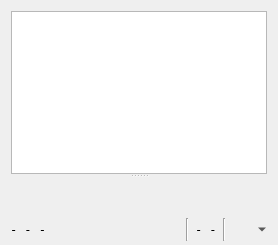
       <widget class="QWidget" name="tabClipboard">
        <attribute name="icon">
         <iconset resource="dark_icons.qrc">
          <normaloff>:/images/clipboard</normaloff>:/images/clipboard</iconset>
        </attribute>
        <attribute name="title">
         <string>Clipboard</string>
        </attribute>
        <layout class="QVBoxLayout" name="verticalLayout_10">
         <property name="leftMargin">
          <number>2</number>
         </property>
         <property name="topMargin">
          <number>2</number>
         </property>
         <property name="rightMargin">
          <number>2</number>
         </property>
         <property name="bottomMargin">
          <number>2</number>
         </property>
         <item>
          <widget class="QWidget" name="widget_5" native="true">
           <layout class="QVBoxLayout" name="verticalLayout_6">
            <item>
             <widget class="QSplitter" name="splitterClipboard">
              <property name="orientation">
               <enum>Qt::Vertical</enum>
              </property>
              <widget class="BCMainViewClipboard" name="treeViewClipboard">
               <property name="font">
                <font>
                 <family>DejaVu Sans Mono</family>
                </font>
               </property>
               <property name="editTriggers">
                <set>QAbstractItemView::NoEditTriggers</set>
               </property>
               <property name="showDropIndicator" stdset="0">
                <bool>false</bool>
               </property>
               <property name="alternatingRowColors">
                <bool>true</bool>
               </property>
               <property name="selectionMode">
                <enum>QAbstractItemView::ExtendedSelection</enum>
               </property>
               <property name="rootIsDecorated">
                <bool>false</bool>
               </property>
               <property name="uniformRowHeights">
                <bool>true</bool>
               </property>
               <property name="itemsExpandable">
                <bool>false</bool>
               </property>
               <property name="sortingEnabled">
                <bool>true</bool>
               </property>
               <property name="allColumnsShowFocus">
                <bool>true</bool>
               </property>
               <property name="expandsOnDoubleClick">
                <bool>false</bool>
               </property>
              </widget>
              <widget class="BCWPreview" name="wClipboardPreview" native="true"/>
             </widget>
            </item>
           </layout>
          </widget>
         </item>
         <item>
          <widget class="QWidget" name="wBottom_2" native="true">
           <property name="sizePolicy">
            <sizepolicy hsizetype="Preferred" vsizetype="Maximum">
             <horstretch>0</horstretch>
             <verstretch>0</verstretch>
            </sizepolicy>
           </property>
           <layout class="QHBoxLayout" name="horizontalLayout_12">
            <property name="leftMargin">
             <number>8</number>
            </property>
            <property name="topMargin">
             <number>0</number>
            </property>
            <property name="rightMargin">
             <number>8</number>
            </property>
            <property name="bottomMargin">
             <number>2</number>
            </property>
            <item>
             <widget class="QLabel" name="lblClipboardNfo">
              <property name="sizePolicy">
               <sizepolicy hsizetype="MinimumExpanding" vsizetype="Preferred">
                <horstretch>0</horstretch>
                <verstretch>0</verstretch>
               </sizepolicy>
              </property>
              <property name="font">
               <font>
                <family>DejaVu Sans Mono</family>
                <pointsize>9</pointsize>
                <italic>false</italic>
               </font>
              </property>
              <property name="toolTip">
               <string>Number of files, size of files</string>
              </property>
              <property name="toolTipDuration">
               <number>2500</number>
              </property>
              <property name="statusTip">
               <string>Number of files, size of files</string>
              </property>
              <property name="whatsThis">
               <string>Number of files, size of files</string>
              </property>
              <property name="text">
               <string>- - -</string>
              </property>
             </widget>
            </item>
            <item>
             <widget class="Line" name="line_5">
              <property name="orientation">
               <enum>Qt::Vertical</enum>
              </property>
             </widget>
            </item>
            <item>
             <widget class="QLabel" name="lblClipboardCache">
              <property name="font">
               <font>
                <family>DejaVu Sans Mono</family>
                <pointsize>9</pointsize>
               </font>
              </property>
              <property name="text">
               <string>- -</string>
              </property>
             </widget>
            </item>
            <item>
             <widget class="Line" name="line_2">
              <property name="orientation">
               <enum>Qt::Vertical</enum>
              </property>
             </widget>
            </item>
            <item>
             <widget class="QToolButton" name="btClipboardTabLayoutModel">
              <property name="sizePolicy">
               <sizepolicy hsizetype="Maximum" vsizetype="Fixed">
                <horstretch>0</horstretch>
                <verstretch>0</verstretch>
               </sizepolicy>
              </property>
              <property name="maximumSize">
               <size>
                <width>48</width>
                <height>16777215</height>
               </size>
              </property>
              <property name="baseSize">
               <size>
                <width>32</width>
                <height>32</height>
               </size>
              </property>
              <property name="cursor">
               <cursorShape>PointingHandCursor</cursorShape>
              </property>
              <property name="toolTip">
               <string>Reset default layout</string>
              </property>
              <property name="statusTip">
               <string>Reset default layout</string>
              </property>
              <property name="whatsThis">
               <string>Reset default layout</string>
              </property>
              <property name="text">
               <string/>
              </property>
              <property name="icon">
               <iconset resource="dark_icons.qrc">
                <normaloff>:/images/dashboard</normaloff>:/images/dashboard</iconset>
              </property>
              <property name="popupMode">
               <enum>QToolButton::MenuButtonPopup</enum>
              </property>
              <property name="toolButtonStyle">
               <enum>Qt::ToolButtonIconOnly</enum>
              </property>
              <property name="autoRaise">
               <bool>true</bool>
              </property>
              <property name="arrowType">
               <enum>Qt::NoArrow</enum>
              </property>
             </widget>
            </item>
           </layout>
          </widget>
         </item>
        </layout>
       </widget>
